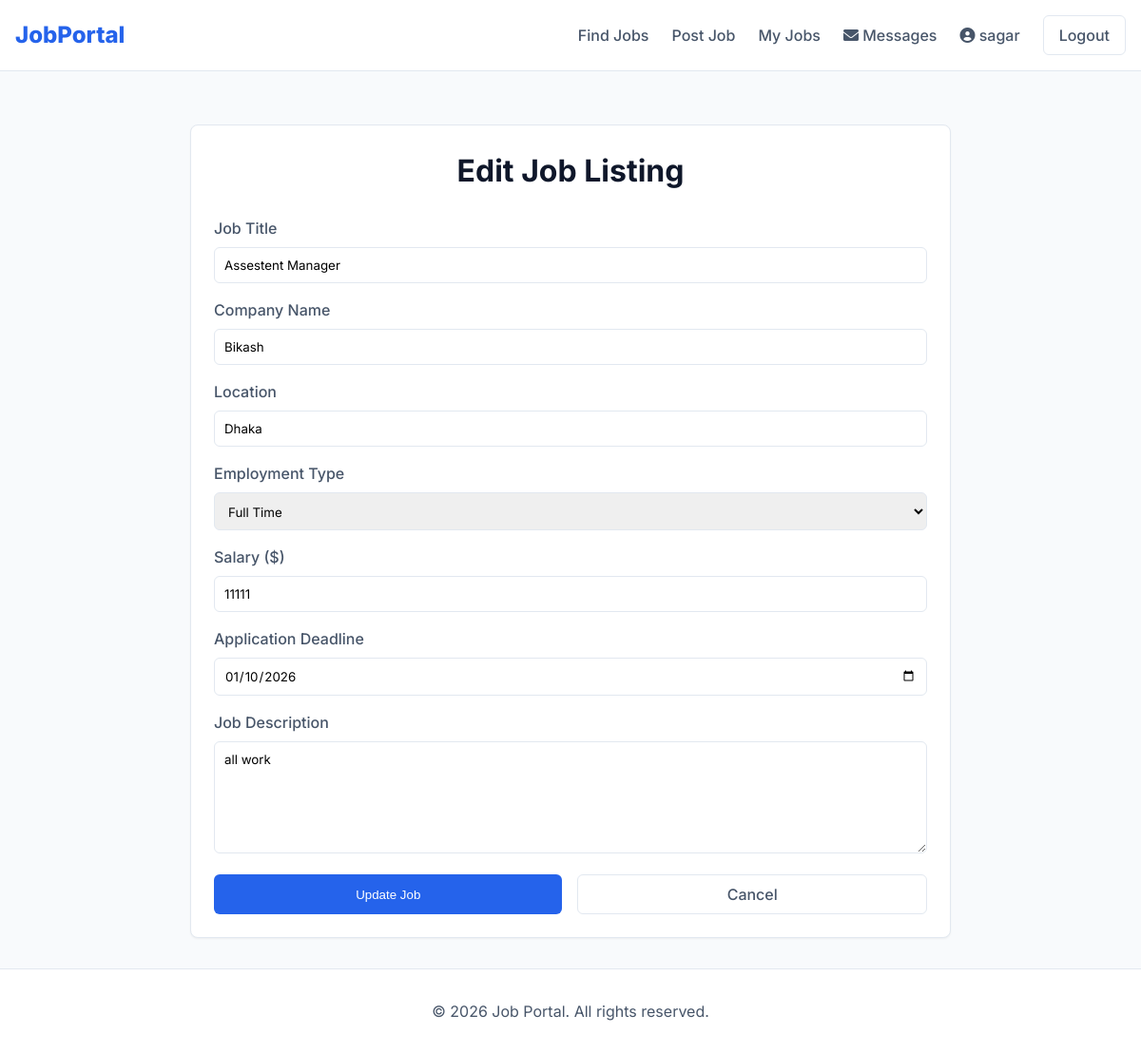
/editJob/7/ (signed in), run on the app's committed database.
### myApp/models.py (models this page shows, shortened)
class Custom_User(AbstractUser):
    USER=[
        ('recruiter','Recruiter'),('jobseeker','JobSeeker')
    ]
    user_type=models.CharField(choices=USER,max_length=120)
    profile_pic=models.ImageField(upload_to="media/profile_pic",null=True)

class JobModel(models.Model):
    JOB_TYPE_CHOICES=[
        ('full_time', 'Full Time'),
        ('part_time', 'Part Time'),
        ('contract', 'Contract'),
        ('internship', 'Internship'),
        ('temporary', 'Temporary'),
    ]
    user=models.ForeignKey(Custom_User,null=True,blank=True,on_delete=models.CASCADE)
    job_title = models.CharField(max_length=200, null=True, blank=True)
    company_name = models.CharField(max_length=200, null=True, blank=True)
    location = models.CharField(max_length=200, null=True, blank=True)
    description = models.TextField(null=True, blank=True)
    salary = models.PositiveIntegerField(null=True, blank=True)
    employment_type = models.CharField(max_length=50, choices=JOB_TYPE_CHOICES, null=True, blank=True)
    posted_date = models.DateTimeField(auto_now_add=True)
    update_date = models.DateTimeField(auto_now=True)
    application_deadline = models.DateTimeField(null=True, blank=True)

### myApp/views.py (the view, shortened to what this page needs)
# urls.py: path('editJob/<int:edit_id>/', editJob, name='editJob'),
@login_required
def editJob(request, edit_id):
    job = get_object_or_404(JobModel, id=edit_id)
    current_user = request.user
    if current_user.user_type == "recruiter":
        if job.user != current_user:
             messages.warning(request, "You cannot edit a job you didn't create.")
             return redirect("createdJob")
    else:
        messages.warning(request, "You are not a Recruiter")
        return redirect('JobFeed')
    context = {
        "Job": job
    }
    return render(request, "myAdmin/EditJobPage.html", context)

### Template/myAdmin/EditJobPage.html (shortened to what this page needs)
{% extends 'Common/base.html' %}
{% block body %}
<div class="container mt-4">
    <div class="card" style="max-width: 800px; margin: 0 auto;">
        <h1 class="text-center mb-4">Edit Job Listing</h1>
        <form method="POST">
            <div class="form-group">
                <label for="jobTitle" class="form-label">Job Title</label>
                <input type="text" class="form-control" id="jobTitle" name="job_title" value="{{ Job.job_title }}"
                    required>
            </div>
            <div class="form-group">
                <label for="companyName" class="form-label">Company Name</label>
                <input type="text" class="form-control" id="companyName" name="company_name"
                    value="{{ Job.company_name }}" required>
            </div>
            <div class="form-group">
                <label for="location" class="form-label">Location</label>
                <input type="text" class="form-control" id="location" name="location" value="{{ Job.location }}"
                    required>
            </div>
            <div class="form-group">
                <label for="employmentType" class="form-label">Employment Type</label>
                <select class="form-control" id="employmentType" name="employment_type" required>
                    <option value="full_time" {% if Job.employment_type == 'full_time' %}selected{% endif %}>Full Time
                    </option>
                </select>
            </div>
            <div class="form-group">
                <label for="salary" class="form-label">Salary ($)</label>
                <input type="number" class="form-control" id="salary" name="salary" value="{{ Job.salary }}" min="0">
            </div>
            <div class="form-group">
                <label for="applicationDeadline" class="form-label">Application Deadline</label>
                <input type="date" class="form-control" id="applicationDeadline" name="application_deadline"
                    value="{{ Job.application_deadline|date:'Y-m-d' }}">
            </div>
            <div class="form-group">
                <label for="description" class="form-label">Job Description</label>
                <textarea class="form-control" id="description" name="description" rows="6"
                    required>{{ Job.description }}</textarea>
            </div>
            <div class="flex gap-4">
                <button type="submit" class="btn btn-primary w-full">Update Job</button>
                <a href="{% url 'createdJob' %}" class="btn btn-secondary w-full">Cancel</a>
            </div>
        </form>
    </div>
</div>
{% endblock %}

### Template/Common/base.html (shortened to what this page needs)
<!DOCTYPE html>
{% load static %}
<html lang="en">
<head>
  <link rel="stylesheet" href="https://cdnjs.cloudflare.com/ajax/libs/font-awesome/6.0.0-beta3/css/all.min.css">
  <link rel="stylesheet" href="{% static 'css/style.css' %}">
</head>
<body>
  <nav class="navbar">
    <div class="container">
      <a href="{% url 'JobFeed' %}" class="nav-brand">JobPortal</a>
      <div class="nav-menu">
        <a href="{% url 'JobFeed' %}" class="nav-link">Find Jobs</a>
        {% if request.user.is_authenticated %}
        {% if request.user.user_type == 'recruiter' %}
        <a href="{% url 'addJobPage' %}" class="nav-link">Post Job</a>
        <a href="{% url 'createdJob' %}" class="nav-link">My Jobs</a>
        {% else %}
        <a href="{% url 'appliedJob' %}" class="nav-link">Applied Jobs</a>
        <a href="{% url 'MySettingsPage' %}" class="nav-link">My Profile</a>
        {% endif %}
        <a href="{% url 'my_messages' %}" class="nav-link">
          <i class="fas fa-envelope"></i> Messages
        </a>
        <a href="{% url 'profile_view' %}" class="nav-link user-profile">
          <i class="fas fa-user-circle"></i> {{ request.user.username }}
        </a>
        <a href="{% url 'logoutPage' %}" class="btn btn-secondary btn-sm">Logout</a>
        {% else %}
        <a href="{% url 'signinPage' %}" class="nav-link">Login</a>
        <a href="{% url 'signupPage' %}" class="btn btn-primary">Sign Up</a>
        {% endif %}
      </div>
    </div>
  </nav>
  <main class="main-content">
    <div class="container">
      {% block body %}{% endblock %}
    </div>
  </main>
  <footer class="footer">
    <div class="container text-center">
      <p>&copy; 2026 Job Portal. All rights reserved.</p>
    </div>
  </footer>
</body>
</html>

### static/css/style.css (style rules this page uses)
:root { --primary-color: #2563eb; --primary-hover: #1d4ed8; --secondary-color: #64748b; --accent-color: #0f172a; --background-color: #f8fafc; --surface-color: #ffffff; --text-main: #1e293b; --text-secondary: #475569; --border-color: #e2e8f0; --success-color: #10b981; --danger-color: #ef4444; --warning-color: #f59e0b; --radius-sm: 0.375rem; --radius-md: 0.5rem; --radius-lg: 0.75rem; --shadow-sm: 0 1px 2px 0 rgb(0 0 0 / 0.05); --shadow-md: 0 4px 6px -1px rgb(0 0 0 / 0.1), 0 2px 4px -2px rgb(0 0 0 / 0.1); --font-sans: 'Inter', system-ui, -apple-system, sans-serif; }
* { box-sizing: border-box; margin: 0; padding: 0; }
body { font-family: var(--font-sans); background-color: var(--background-color); color: var(--text-main); line-height: 1.5; -webkit-font-smoothing: antialiased; }
a { color: var(--primary-color); text-decoration: none; transition: color 0.2s; }
h1, h2, h3, h4, h5, h6 { font-weight: 700; color: var(--accent-color); margin-bottom: 1rem; }
.container { max-width: 1200px; margin: 0 auto; padding: 0 1rem; }
.main-content { padding: 2rem 0; min-height: 80vh; }
.navbar { background-color: var(--surface-color); border-bottom: 1px solid var(--border-color); padding: 1rem 0; position: sticky; top: 0; z-index: 100; }
.navbar .container { display: flex; justify-content: space-between; align-items: center; }
.nav-brand { font-size: 1.5rem; font-weight: 800; color: var(--primary-color); }
.nav-menu { display: flex; gap: 1.5rem; align-items: center; }
.nav-link { color: var(--text-secondary); font-weight: 500; }
.card { background-color: var(--surface-color); border-radius: var(--radius-md); border: 1px solid var(--border-color); box-shadow: var(--shadow-sm); padding: 1.5rem; margin-bottom: 1.5rem; transition: transform 0.2s, box-shadow 0.2s; }
.btn { display: inline-block; padding: 0.5rem 1rem; border-radius: var(--radius-sm); font-weight: 500; text-align: center; cursor: pointer; border: none; transition: background-color 0.2s; }
.btn-primary { background-color: var(--primary-color); color: white; }
.btn-secondary { background-color: var(--surface-color); border: 1px solid var(--border-color); color: var(--text-secondary); }
.form-group { margin-bottom: 1rem; }
.form-label { display: block; margin-bottom: 0.5rem; font-weight: 500; color: var(--text-secondary); }
.form-control { width: 100%; padding: 0.625rem; border: 1px solid var(--border-color); border-radius: var(--radius-sm); font-family: inherit; transition: border-color 0.2s; }
.text-center { text-align: center; }
.mt-4 { margin-top: 1.5rem; }
.mb-4 { margin-bottom: 1.5rem; }
.flex { display: flex; }
.gap-4 { gap: 1rem; }
.w-full { width: 100%; }
.footer { background: var(--surface-color); padding: 2rem 0; border-top: 1px solid var(--border-color); margin-top: auto; color: var(--text-secondary); }

### data on the page
Custom_User: user.username "sagar"
JobModel: job_title "Assestent Manager", company_name "Bikash", location "Dhaka", employment_type "Full Time", salary "11111", application_deadline "01/10/2026", description "all work"
